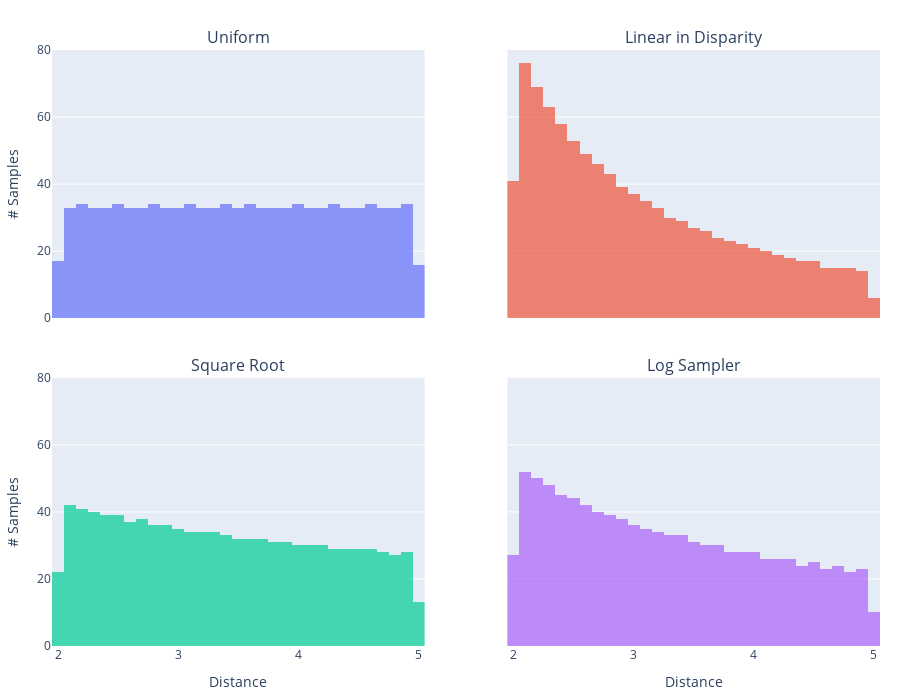

Write notebook code for a chart like this one.
### Markdown cell above
#### Ray Sampling

After **ray generation**, we need to sample 3D points along each ray. These sampled points are where we'll query the NeRF model to determine the color and density of the scene at those locations. There are two primary approaches to this:

1.  **Uniform Sampling:**
    *   **Concept:** As the name suggests, this method samples points at equal intervals along the ray. The equation for determining the sample points is:

    $$
    t_i = t_n + i \cdot \frac{t_f - t_n}{N}
    $$

    Where:
    *   $t_i$ is the distance along the ray to the $i$-th sample point.
    *   $t_n$ is the distance to the nearest point on the ray (often the near clipping plane of the camera).
    *   $t_f$ is the distance to the farthest point on the ray (often the far clipping plane of the camera).
    *   $N$ is the total number of sample points.

    *   **Advantages:** Simple to implement and computationally efficient.
    *   **Disadvantages:** May not be optimal for scenes with varying levels of detail.

2.  **Randomized Sampling:**
    *   **Concept:**  Introduces a random component to the sampling process. This exposes the model to a wider variety of data during training, potentially leading to better generalization. The equation for randomized sampling is:

    $$
    t_i = U\left[t_n + (i - 1) \cdot \frac{t_f - t_n}{N}, t_n + i \cdot \frac{t_f - t_n}{N}\right]
    $$

    Where:
    *   $U[a, b]$ represents a uniform random distribution between values $a$ and $b$.

    *   **Advantages:**  Can improve the model's ability to handle unseen data and produce more detailed reconstructions.
    *   **Disadvantages:**  Slightly less efficient than uniform sampling due to the random number generation.

**Choosing a Sampling Strategy**

The best sampling strategy depends on the specific requirements of your application. Uniform sampling is often a good starting point due to its simplicity. However, if you're working with complex scenes or need the highest possible reconstruction quality, randomized sampling might be a better choice.

**Additional Considerations:**

*   **Hierarchical Sampling:** A more advanced technique that combines both uniform and randomized sampling. It starts with coarse uniform sampling and then adaptively refines the sampling in regions where the scene changes rapidly.
*   **Importance Sampling:**  Samples points more densely in areas where the contribution to the final pixel color is expected to be higher, based on heuristics or learned importance functions.

### Code cell
# COLLAPSED
import torch
from nerfstudio.cameras.rays import RayBundle
from nerfstudio.model_components import ray_samplers
import plotly.graph_objects as go
from plotly.subplots import make_subplots


num_samples = 1000
near = 2
far = 5
train_stratified = False

samplers = [
    ray_samplers.UniformSampler,
    ray_samplers.LinearDisparitySampler,
    ray_samplers.SqrtSampler,
    ray_samplers.LogSampler,
]

fig = make_subplots(
    rows=2,
    cols=2,
    subplot_titles=("Uniform", "Linear in Disparity", "Square Root", "Log Sampler"),
    shared_xaxes=True,
    shared_yaxes=True,
    vertical_spacing=0.1,
)

for i, Sampler in enumerate(samplers):
    sampler = Sampler(num_samples=num_samples, train_stratified=train_stratified)

    ray_bundle = RayBundle(
        origins=torch.ones([1, 3]),
        directions=torch.ones([1, 3]),
        pixel_area=torch.ones([1, 1]),
        nears=torch.ones([1, 1]) * near,
        fars=torch.ones([1, 1]) * far,
    )

    samples = sampler.generate_ray_samples(ray_bundle)

    trace = go.Histogram(x=samples.frustums.starts[0, :, 0], nbinsx=50)
    fig.append_trace(trace, i // 2 + 1, i % 2 + 1)

fig.update_yaxes(title_text="# Samples", row=1, col=1)
fig.update_yaxes(title_text="# Samples", row=2, col=1)
fig.update_xaxes(title_text="Distance", row=2, col=1)
fig.update_xaxes(title_text="Distance", row=2, col=2)

# Overlay both histograms
fig.update_layout(height=700, hovermode=False, showlegend=False, margin=dict(l=20, r=20, t=50, b=20))
fig.update_yaxes(range=[0, 80])
fig.update_traces(opacity=0.7)
fig.show()

### Figure 1 — Plotly figure (JSON) as saved in the notebook; plotly's stock layout.template omitted (floating-point values rounded to 4 significant figures; data arrays with more than 128 entries replaced by an {"elided": "..."} marker saying what was removed)
{"data": [{"nbinsx": 50, "opacity": 0.7, "type": "histogram", "x": {"elided": "1000 float values"}, "xaxis": "x", "yaxis": "y"}, {"nbinsx": 50, "opacity": 0.7, "type": "histogram", "x": {"elided": "1000 float values"}, "xaxis": "x2", "yaxis": "y2"}, {"nbinsx": 50, "opacity": 0.7, "type": "histogram", "x": {"elided": "1000 float values"}, "xaxis": "x3", "yaxis": "y3"}, {"nbinsx": 50, "opacity": 0.7, "type": "histogram", "x": {"elided": "1000 float values"}, "xaxis": "x4", "yaxis": "y4"}], "layout": {"annotations": [{"font": {"size": 16}, "showarrow": false, "text": "Uniform", "x": 0.225, "xanchor": "center", "xref": "paper", "y": 1, "yanchor": "bottom", "yref": "paper"}, {"font": {"size": 16}, "showarrow": false, "text": "Linear in Disparity", "x": 0.775, "xanchor": "center", "xref": "paper", "y": 1, "yanchor": "bottom", "yref": "paper"}, {"font": {"size": 16}, "showarrow": false, "text": "Square Root", "x": 0.225, "xanchor": "center", "xref": "paper", "y": 0.45, "yanchor": "bottom", "yref": "paper"}, {"font": {"size": 16}, "showarrow": false, "text": "Log Sampler", "x": 0.775, "xanchor": "center", "xref": "paper", "y": 0.45, "yanchor": "bottom", "yref": "paper"}], "height": 700, "hovermode": false, "margin": {"b": 20, "l": 20, "r": 20, "t": 50}, "showlegend": false, "xaxis": {"anchor": "y", "domain": [0, 0.45], "matches": "x3", "showticklabels": false}, "xaxis2": {"anchor": "y2", "domain": [0.55, 1], "matches": "x4", "showticklabels": false}, "xaxis3": {"anchor": "y3", "domain": [0, 0.45], "title": {"text": "Distance"}}, "xaxis4": {"anchor": "y4", "domain": [0.55, 1], "title": {"text": "Distance"}}, "yaxis": {"anchor": "x", "domain": [0.55, 1], "range": [0, 80], "title": {"text": "# Samples"}}, "yaxis2": {"anchor": "x2", "domain": [0.55, 1], "matches": "y", "range": [0, 80], "showticklabels": false}, "yaxis3": {"anchor": "x3", "domain": [0, 0.45], "range": [0, 80], "title": {"text": "# Samples"}}, "yaxis4": {"anchor": "x4", "domain": [0, 0.45], "matches": "y3", "range": [0, 80], "showticklabels": false}}}
